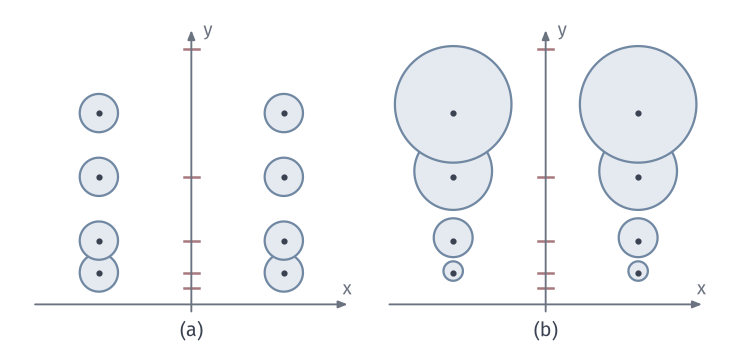

Reproduce this figure in Python.
"""The same discs of radius 1/2 in the upper half-plane under the Euclidean metric and the metric (dx^2+dy^2)/y^2."""
from pathlib import Path
import sys
ROOT = next(p for p in Path(__file__).resolve().parents if (p/"build.sh").is_file() and (p/"tex/book.tex").is_file())
sys.path.insert(0, str(ROOT/"figures/04-spaces-measures-and-geometry/04-manifolds/matplotlib/mfd-common"))
from mfd3d import *

W, H = 104, 50
fig, ax = canvas(W, H)
R = .3; s = 9.0
def axes(cx, cy):
    arrow(ax, (cx-2.45*s, cy), (cx+2.45*s, cy), color=MUTED, lw=.75, scale=5.5)
    arrow(ax, (cx, cy-1), (cx, cy+4.3*s), color=MUTED, lw=.75, scale=5.5)
    label(ax, (cx+2.45*s, cy+2.2), '$x$', 7.5, MUTED); label(ax, (cx+2.4, cy+4.3*s), '$y$', 7.5, MUTED)
ys = [.5, 1.0, 2.0, 3.0]
tt = np.linspace(0, 2*np.pi, 241)
def discs(cx, cy, hyp):
    for x in (-1.45, 1.45):
        for y in ys:
            if hyp:
                c, e = y*np.cosh(R), y*np.sinh(R)
            else:
                c, e = y, R
            pts = np.c_[cx+s*(x+e*np.cos(tt)), cy+s*(c+e*np.sin(tt))]
            ax.add_patch(Polygon(pts, fc=BLUE_FILL, ec=BLUE, lw=.9, zorder=2))
            dot(ax, (cx+s*x, cy+s*y), INK, size=.8)
    for y in (4, 2, 1, .5, .25):
        pts = (cx, cy+s*y)
        ax.plot([pts[0]-1.1, pts[0]+1.1], [pts[1]]*2, color=RED, lw=1.0, zorder=4)
c1, c2 = 27, 77
axes(c1, 7); axes(c2, 7)
discs(c1, 7, False)
discs(c2, 7, True)
panel_tag(ax, c1, 2.5, '(a)'); panel_tag(ax, c2, 2.5, '(b)')
save(fig, Path(__file__).resolve().parent, 'figure', {'formula': 'hyperbolic ball radius R about (x,y): Euclidean centre (x,y cosh R), radius y sinh R; R=1/2; ticks y=2^k spaced ln 2 in (b)'})
